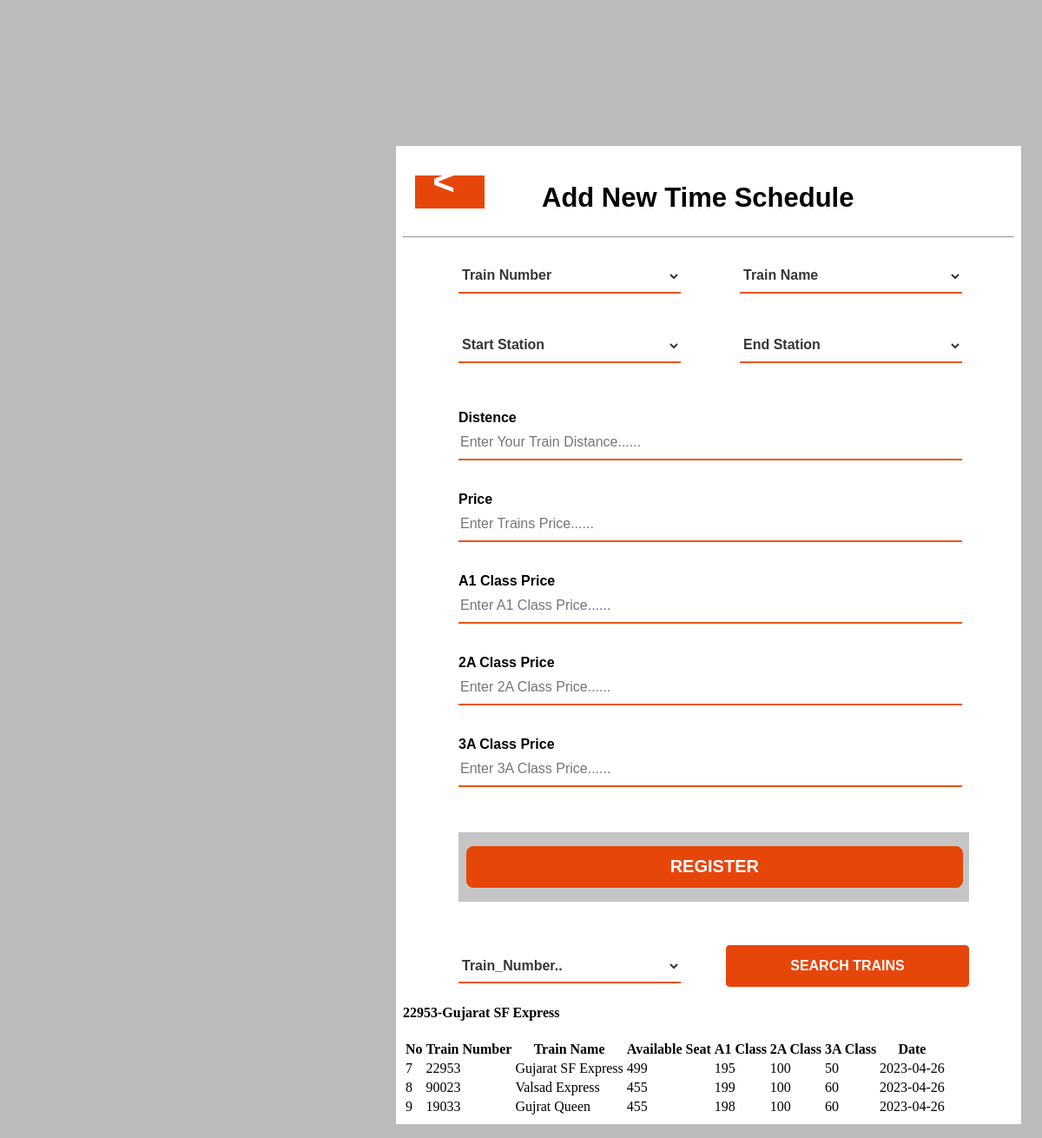
/add_avv_set.php, run on the app's committed database.
### tables this page shows
CREATE TABLE IF NOT EXISTS `avlabalset` (
  `Id` int(40) NOT NULL AUTO_INCREMENT,
  `Train_Number` int(50) NOT NULL,
  `Train_Name` varchar(50) NOT NULL,
  `available_set` int(20) NOT NULL,
  `Frist_Class` int(20) NOT NULL,
  `Second_Class` int(20) NOT NULL,
  `Third_Class` int(20) NOT NULL,
  `date` text NOT NULL,
  PRIMARY KEY (`Id`)
);

### add_avv_set.php (the view, shortened to what this page needs)
<html lang="en">
<head>
    <link rel="stylesheet" href="style__sediual.css"/>
</head>
    <div class="fullbody"><br>
      <body>
        <ul>
        <li><a href="admin_schedules.php">&nbsp;<</a></li>
        <h2>Add New Time Schedule</h2><hr>
<?php
require 'db11.php';
?>
<form action="add_sediual_back.php" method="post">
<select class="rede" name="Train_Number">
       <option for value="from" >Train Number</option>
</select>
<select class="rede" name="Train_Name">
       <option for value="from" >Train Name</option>
</select>
    <select class="fromss" name ="Froms">
       <option for value="start" >Start Station</option>
</select>
<select class="toss" name="Tos">
       <option for value="end" >End Station</option>
</select><br><br><br><br>
        <label for = "destuns">Distence</label>
            <input type="text" placeholder="Enter Your Train Distance......" name="distion" required/>
            <br><br><br>
        <label for = "destuns">Price</label>
            <input type="text" placeholder="Enter Trains Price......" name="pris" required/>
            <br><br><br>
        <label for = "destuns">A1 Class Price</label>
            <input type="text" placeholder="Enter A1 Class Price......" name="fc_pris" required/>
            <br><br><br>
        <label for = "destuns">2A Class Price</label>
            <input type="text" placeholder="Enter 2A Class Price......" name="sc_prise" required/>
            <br><br><br>
        <label for = "destuns">3A Class Price</label>
            <input type="text" placeholder="Enter 3A Class Price......" name="tc_pris" required/>
            <br><br><br>
        <div class="sub">
            <input type="submit" value="REGISTER"/>
        </div>
            <br>
</form>
<form actions = "add_sediual.php" method= "post">
        <select class="rede" name="srctrain">
       <option for value="from" >Train_Number..</option>
            </select>
            <button type="submit" value="serch train" formaction= "add_sediual.php">SEARCH TRAINS</button>
</form>
<?php
$query3="SELECT * FROM `avlabalset`";
$result3 = $conn->query($query3);
if(!$result3->num_rows> 0){
}
else{
    $options4= mysqli_fetch_all($result3, MYSQLI_ASSOC);
}
?>
<table>
<?php
if($result3->num_rows> 0){
foreach ($options4 as $option3) {
        $Train_Number03 = $option3['Train_Number'];
        $Train_Name03 = $option3['Train_Name'];
    echo "<div>";
    echo "<h4>".$Train_Number03."-".$Train_Name03."</h4>";
  echo "</div>";
  break;
}
}
 else {
    echo "0 results";
}
?>
</table>
<table>
    <tr>
        <th> No </th>
        <th> Train Number </th>
        <th> Train Name </th>
        <th> Available Seat </th>
        <th> A1 Class </th>
        <th> 2A Class </th>
        <th> 3A Class</th>
        <th> Date </th>
    </tr>
            <?php
if($result3->num_rows> 0){
foreach ($options4 as $option3) {
    echo "<tr>";
    echo "<td>".$option3['Id']."</td>";
    echo "<td>".$option3['Train_Number']."</td>";
    echo "<td>".$option3['Train_Name']."</td>";
    echo "<td>".$option3['available_set']."</td>";
    echo "<td>".$option3['Frist_Class']."</td>";
    echo "<td>".$option3['Second_Class']."</td>";
    echo "<td>".$option3['Third_Class']."</td>";
    echo "<td>".$option3['date']."</td>";
    echo "</tr>";
}
}
else{
     echo "<tr>";
     echo "no data fund trainnnn.";
     echo "<tr>";
}
?>
</div>
</body>

### style__sediual.css (style rules this page uses)
body { background-color: #bcbcbc; }
.fullbody { height: auto; width: 90vh; margin-left: 56vh; margin-top: 21vh; background-color: #ffffff; }
ul { list-style-type: none; padding: 8px; color: rgb(0, 0, 0); overflow: hidden; align-items: center; }
li { float: left; }
li a { padding: 8px; margin-top: -2.6vh; font-family:Arial, Helvetica, sans-serif; text-decoration: none; color: rgb(255, 255, 255); display: block; height: 6vh; font-weight: bolder; width: 8vh; position: relative; background-color: #e7460b; font-size: 44px; margin-left: 14px; }
select[class=rede] { margin-left: 8vh; margin-top: 2vh; width: 32vh; height: 5vh; font-size: 16px; font-weight: bold; background: transparent; color:#373535; border-bottom: 2px solid #ec550f; border-top: none; border-right: none; border-left: none; }
select[class=fromss] { margin-left: 8vh; margin-top: 5vh; width: 32vh; height: 5vh; font-size: 16px; font-weight: bold; background: transparent; color:#373535; border-bottom: 2px solid #ec550f; border-top: none; border-right: none; border-left: none; }
select[class=toss] { margin-left: 8vh; margin-top: 2vh; width: 32vh; height: 5vh; font-size: 16px; font-weight: bold; background: transparent; color:#373535; border-bottom: 2px solid #ec550f; border-top: none; border-right: none; border-left: none; }
input[type=text] { margin-left: 8vh; margin-top: 0vh; width: 72.5vh; height: 5vh; font-size: 16px; background: transparent; color:#454343; border-bottom: 2px solid #ec550f; border-top: none; border-right: none; border-left: none; }
label { font-size: 16px; font-family: sans-serif; margin-left: 8vh; font-weight: bold; margin-top: 0vh; }
h2 { font-size: 31px; font-family: sans-serif; margin-left: 20vh; font-weight: bolder; margin-top: 0vh; }
hr { color: #ffffff; }
input[type=submit] { height: 6vh; width: 71.5vh; border: 1px solid #e7460b; color:hsl(0, 0%, 100%); background-color: #e7460b; font-weight: bold; font-size: 20px; transition: 0.4s ease; border-radius: 8px; cursor: pointer; margin-left: 1.1vh; margin-top: 2vh; }
.sub { height: 10vh; width: 73.5vh; background-color: #c5c5c5; margin-top: 2vh; margin-left: 8vh; }
button[type=submit] { height: 6vh; width: 35vh; border: 1px solid #e7460b; color:hsl(0, 0%, 100%); background-color: #e7460b; font-weight: bold; font-size: 16px; transition: 0.4s ease; border-radius: 4px; cursor: pointer; margin-left: 6vh; margin-top: 2vh; }

### data on the page
avlabalset: Train_Number "22953", Train_Name "Gujarat SF Express", Id "7", available_set "499", Frist_Class "195", Second_Class "100", Third_Class "50", date "2023-04-26"
avlabalset: Id "8", Train_Number "90023", Train_Name "Valsad Express", available_set "455", Frist_Class "199", Second_Class "100", Third_Class "60", date "2023-04-26"
avlabalset: Id "9", Train_Number "19033", Train_Name "Gujrat Queen", available_set "455", Frist_Class "198", Second_Class "100", Third_Class "60", date "2023-04-26"
